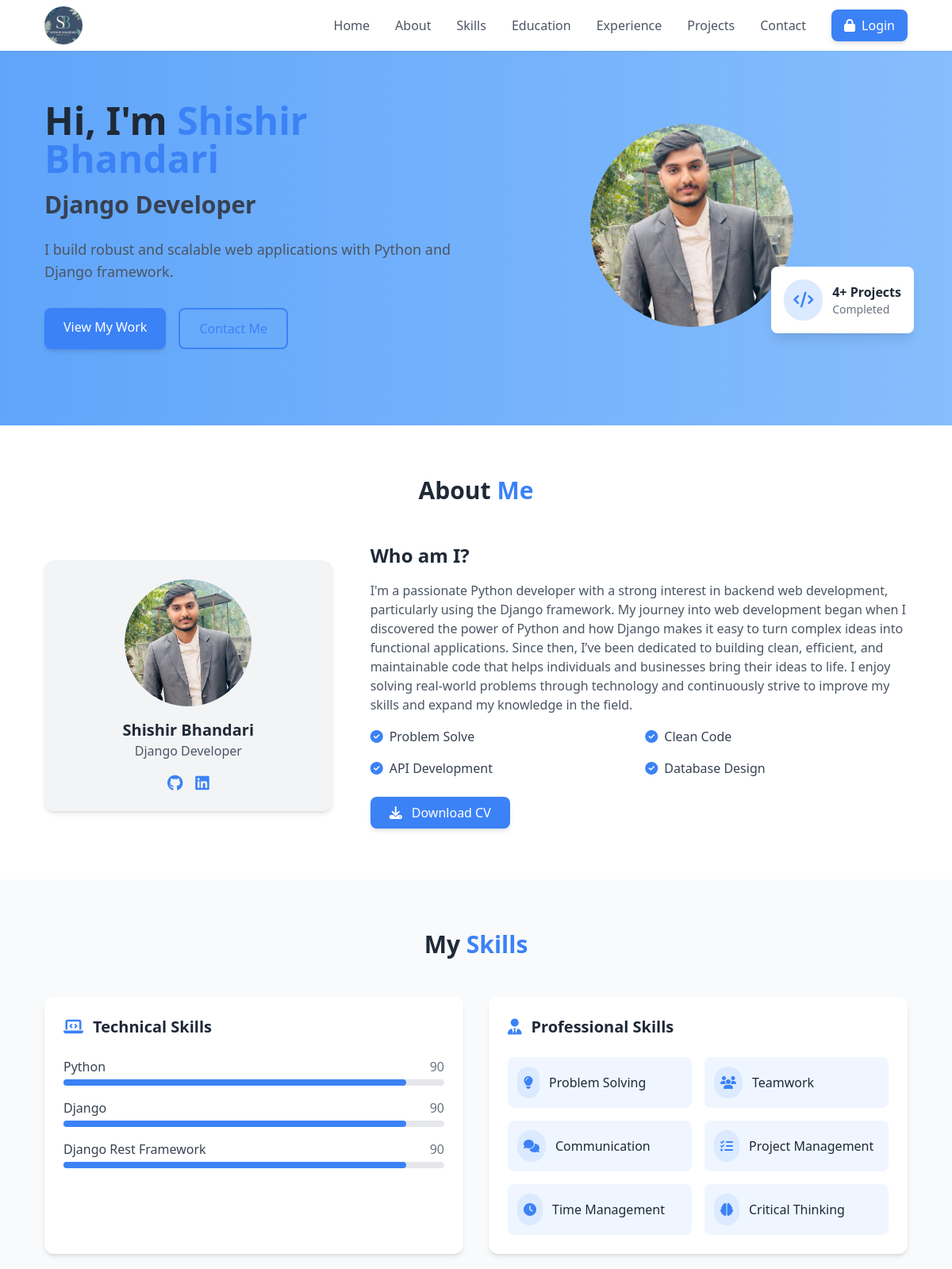
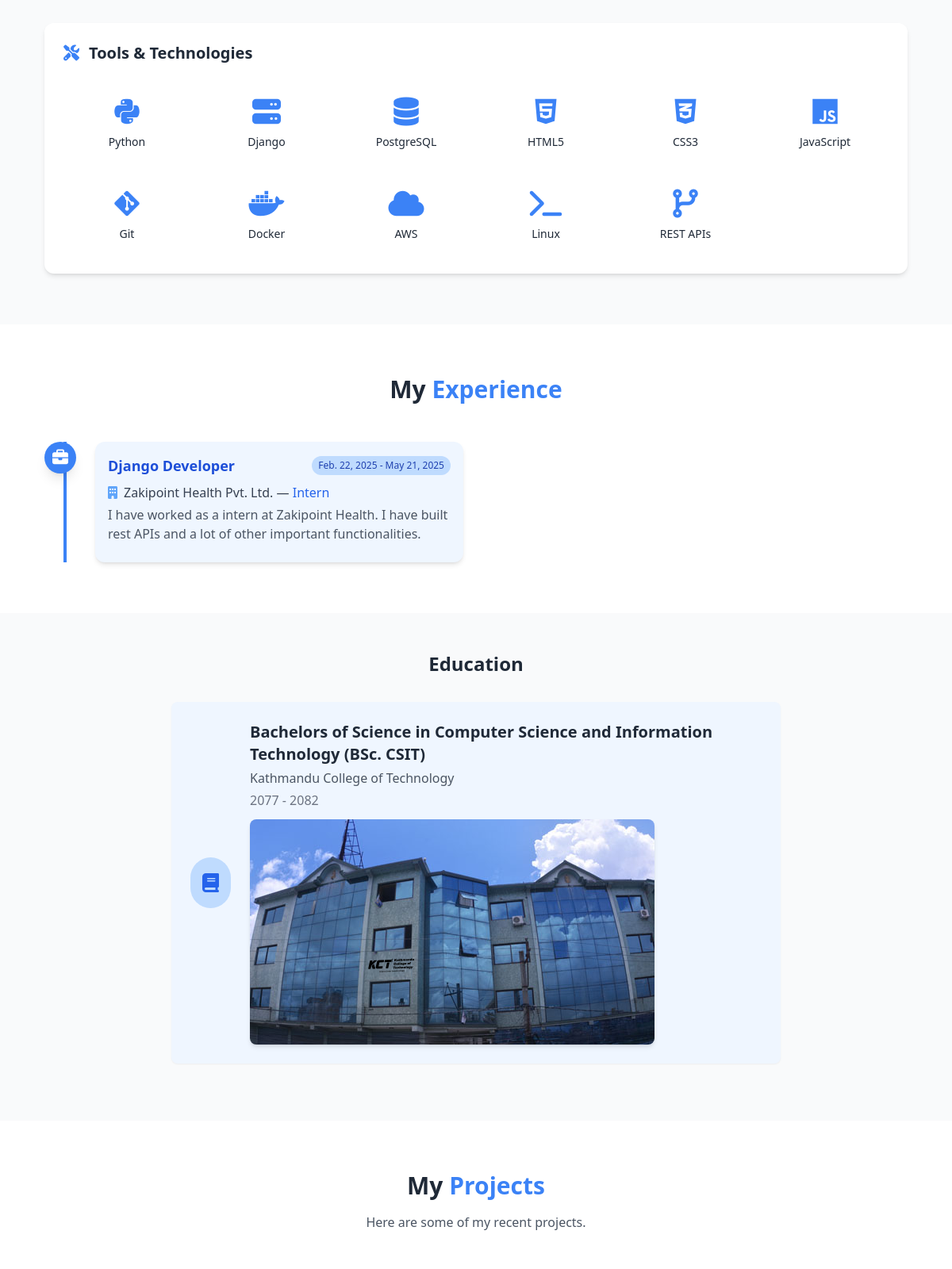
The page / (upper part) on the database its author committed (2 pictures, top to bottom).
### index/models.py (models this page shows, shortened)
class Portfolio(models.Model):
    name = models.CharField(max_length=100)
    title = models.CharField(max_length=200)
    logo = models.ImageField(upload_to='logo/')
    intro = models.TextField()
    description = models.TextField()
    skills = models.TextField()
    image = models.ImageField(upload_to='portfolio_images/')
    project_count = models.PositiveIntegerField(default=0)
    footer_text = models.TextField(max_length=200, blank=True, null=True)
    cv = models.FileField(upload_to='cv/', blank=True, null=True)

class TechnicalSkill(models.Model):
    name = models.CharField(max_length=100)
    proficiency = models.IntegerField()  # 0-100 scale

class ProfessionalSkill(models.Model):
    name = models.CharField(max_length=100)
    icon = models.CharField(max_length=100)

class Tools(models.Model):
    name = models.CharField(max_length=50)
    icon_class = models.CharField(max_length=50)

class Experience(models.Model):
    job_title = models.CharField(max_length=100)
    company = models.CharField(max_length=100)
    position = models.CharField(max_length=100)
    start_date = models.DateField()
    end_date = models.DateField(blank=True, null=True)
    description = models.TextField()

class education(models.Model):
    degree = models.CharField(max_length=100)
    institution = models.CharField(max_length=100)
    start_date = models.CharField()
    end_date = models.CharField(blank=True, null=True)
    description = models.TextField(blank=True, null=True)
    institution_image = models.ImageField(upload_to='education_images/')

### index/views.py (the view, shortened to what this page needs)
# urls.py: path('', index_view, name='index'),
def index_view(request):
    print("Index view called")
    contact_details = ContactDetails.objects.first()
    portfolio = Portfolio.objects.first()
    skills_list = []
    if portfolio.skills:
        skills_list = [skill.strip() for skill in portfolio.skills.split(',')]
    technical_skill = TechnicalSkill.objects.all()
    professional_skills = ProfessionalSkill.objects.all()
    tools = Tools.objects.all()
    education_list = education.objects.all()
    projects = Project.objects.all()  # Assuming you have a Project model
    experiences = Experience.objects.all()
    social = SocialLink.objects.first()
    print (f"Skills List: {skills_list}")
    return render(request, 'index.html', context={
        'contact_details': contact_details,
        'portfolio': portfolio,
        'technical_skill': technical_skill,
        'professional_skills': professional_skills,
        'skills_list': skills_list,
        'tools': tools,
        'experiences': experiences,
        'education_list': education_list,
        'projects': projects,
        'social': social,
    })

### templates/index.html (shortened to what this page needs)
{% extends 'base.html' %}
{% block content %}
<section id="home" class="pt-24 pb-16 md:pt-32 md:pb-24 moving-bg">
    <div class="max-w-6xl mx-auto px-4 sm:px-6 lg:px-8">
        <div class="md:flex items-center justify-between">
            <div class="md:w-1/2 animate-fade-in">
                <h1 class="text-4xl md:text-5xl font-bold text-gray-800 mb-4">
                    Hi, I'm <span class="text-blue-500">{{ portfolio.name }}</span>
                </h1>
                <h2 class="text-2xl md:text-3xl font-semibold text-gray-700 mb-6">{{ portfolio.title }}</h2>
                <p class="text-gray-600 mb-8 text-lg">{{ portfolio.intro }}</p>
                <div class="flex space-x-4">
                    <a href="#projects" class="bg-blue-500 hover:bg-blue-600 text-white px-6 py-3 rounded-lg font-medium transition shadow-md">View My Work</a>
                    <a href="#contact" class="border-2 border-blue-500 text-blue-500 hover:bg-blue-50 px-6 py-3 rounded-lg font-medium transition">Contact Me</a>
                </div>
            </div>
            <div class="hidden md:block md:w-1/2 animate-fade-in delay-100">
                <div class="relative">
                    <div class="w-64 h-64 bg-blue-400 rounded-full mx-auto overflow-hidden flex items-center justify-center">
                        {% if portfolio.image %}
                             <a href="{{ portfolio.image.url }}" target="_blank">
                                <img src="{{portfolio.image.url }}" alt="Profile" class="w-full h-full object-cover">
                            </a>
                        {% endif %}
                    </div>
                    <div class="absolute -bottom-2 -right-2 bg-white p-4 rounded-lg shadow-lg">
                        <div class="flex items-center">
                            <div class="bg-blue-100 p-3 rounded-full mr-3">
                                <i class="fas fa-code text-blue-500 text-xl"></i>
                            </div>
                            <div>
                                <p class="font-bold">{{ portfolio.project_count }}+ Projects</p>
                                <p class="text-sm text-gray-500">Completed</p>
                            </div>
                        </div>
                    </div>
                </div>
            </div>
        </div>
    </div>
</section>
<section id="about" class="py-16 bg-white">
    <div class="max-w-6xl mx-auto px-4 sm:px-6 lg:px-8">
        <h2 class="text-3xl font-bold text-center mb-12 animate-fade-in">About <span class="text-blue-500">Me</span></h2>
        <div class="md:flex items-center">
            <div class="md:w-1/3 mb-8 md:mb-0 animate-fade-in delay-100">
                <div class="bg-gray-100 rounded-xl p-6 shadow-md">
                    <div class="w-40 h-40 mx-auto bg-blue-200 rounded-full mb-4 overflow-hidden">
                        {% if portfolio.image %}
                        <a href="{{ portfolio.image.url }}" target="_blank">
                            <img src="{{ portfolio.image.url }}" alt="Profile Image" class="object-cover w-full h-full rounded-full" />
                        </a>
                        {% else %}
                            <div class="w-full h-full flex items-center justify-center text-4xl font-bold text-blue-600">SB</div>
                        {% endif %}
                    </div>
                    <h3 class="text-xl font-semibold text-center">{{ portfolio.name }}</h3>
                    <p class="text-gray-600 text-center">{{ portfolio.title }}</p>
                    <div class="flex justify-center space-x-4 mt-4">
                    {% if social.github %}
                        <a href="{{ social.github}}" class="text-blue-500 hover:text-blue-700"><i class="fab fa-github fa-lg"></i></a>
                    {% endif %}
                    {% if social.linkedin %}
                        <a href="{{ social.linkedin}}" class="text-blue-500 hover:text-blue-700"><i class="fab fa-linkedin fa-lg"></i></a>
                    {% endif %}
                    </div>
                </div>
            </div>
            <div class="md:w-2/3 md:pl-12 animate-fade-in delay-200">
                <h3 class="text-2xl font-semibold mb-4">Who am I?</h3>
                <p class="text-gray-600 mb-4">{{ portfolio.description }}</p>
                <div class="grid grid-cols-2 gap-4">
                    {% for skill in skills_list %}
                    <div class="flex items-center">
                        <i class="fas fa-check-circle text-blue-500 mr-2"></i>
                        <span class="text-gray-700">{{ skill }}</span>
                    </div>
                    {% endfor %}
                </div>
                <a href="{{ portfolio.cv.url }}" download class="inline-block mt-6 bg-blue-500 hover:bg-blue-600 text-white px-6 py-2 rounded-lg font-medium transition shadow-md">
                    <i class="fas fa-download mr-2"></i> Download CV
                </a
            </div>
        </div>
    </div>
</section>
<section id="skills" class="py-16 bg-gray-50">
    <div class="max-w-6xl mx-auto px-4 sm:px-6 lg:px-8">
        <h2 class="text-3xl font-bold text-center mb-12 animate-fade-in">
            My <span class="text-blue-500">Skills</span>
        </h2>
        <div class="grid md:grid-cols-2 gap-8 animate-fade-in delay-100">
            <div class="bg-white p-6 rounded-xl shadow-md">
                <h3 class="text-xl font-semibold mb-6 flex items-center">
                    <i class="fas fa-laptop-code text-blue-500 mr-3"></i>
                    Technical Skills
                </h3>
                <div class="space-y-4">
                    {% for skill in technical_skill %}
                    <div>
                        <div class="flex justify-between mb-1">
                            <span class="text-gray-700">{{ skill.name }}</span>
                            <span class="text-gray-500">{{ skill.proficiency }}</span>
                        </div>
                        <div class="w-full bg-gray-200 rounded-full h-2">
                            <div class="bg-blue-500 h-2 rounded-full" style="width: {{ skill.proficiency }}%"></div>
                        </div>
                    </div>
                    {% endfor %}
                </div>
            </div>
            <div class="bg-white p-6 rounded-xl shadow-md">
                <h3 class="text-xl font-semibold mb-6 flex items-center">
                    <i class="fas fa-user-tie text-blue-500 mr-3"></i>
                    Professional Skills
                </h3>
                <div class="grid grid-cols-2 gap-4">
                    {% for skill in professional_skills %}
                    <div class="flex items-center p-3 bg-blue-50 rounded-lg">
                        <div class="bg-blue-100 p-2 rounded-full mr-3">
                            <i class="{{ skill.icon }} text-blue-500"></i>
                        </div>
                        <span class="font-medium">{{ skill.name }}</span>
                    </div>
                    {% endfor %}
                </div>
            </div>
        </div>
       <div class="mt-12 bg-white p-6 rounded-xl shadow-md animate-fade-in delay-200">
            <h3 class="text-xl font-semibold mb-6 flex items-center">
                <i class="fas fa-tools text-blue-500 mr-3"></i>
                Tools & Technologies
            </h3>
            <div class="grid grid-cols-2 sm:grid-cols-3 md:grid-cols-4 lg:grid-cols-6 gap-4">
                {% for tool in tools %}
                    <div class="flex flex-col items-center p-4 hover:bg-blue-50 rounded-lg transition">
                        <i class="{{ tool.icon_class }} text-4xl text-blue-500 mb-2"></i>
                        <span class="text-sm">{{ tool.name }}</span>
                    </div>
                {% endfor %}
            </div>
        </div>
    </div>
</section>
        <section id="experience" class="py-16 bg-white">
            <div class="max-w-6xl mx-auto px-4 sm:px-6 lg:px-8">
                <h2 class="text-3xl font-bold text-center mb-12 animate-fade-in">My <span class="text-blue-500">Experience</span></h2>
                <div class="relative">
                    <div class="border-l-4 border-blue-500 absolute h-full left-6 top-0"></div>
                    <div class="grid md:grid-cols-2 gap-8 animate-fade-in delay-100">
                        {% for exp in experiences %}
                        <div class="flex items-start group">
                            <div class="flex-shrink-0">
                                <div class="w-10 h-10 bg-blue-500 rounded-full flex items-center justify-center shadow-lg group-hover:bg-blue-600 transition">
                                    <i class="fas fa-briefcase text-white text-xl"></i>
                                </div>
                            </div>
                            <div class="ml-6 bg-blue-50 p-4 rounded-xl shadow-md w-full">
                                <div class="flex justify-between items-center mb-2">
                                    <h3 class="text-lg font-semibold text-blue-700">{{ exp.job_title }}</h3>
                                    <span class="text-xs bg-blue-200 text-blue-800 px-2 py-1 rounded-full">{% if exp.start_date %}{{ exp.start_date }}{% endif %} - {% if exp.end_date %}{{ exp.end_date }}{% else %}Present{% endif %}</span>
                                </div>
                                <p class="text-gray-700 font-medium mb-1"><i class="fas fa-building mr-2 text-blue-400"></i>{{ exp.company }}{% if exp.position %} &mdash; <span class="text-blue-600">{{ exp.position }}</span>{% endif %}</p>
                                <p class="text-gray-600 mb-2">{{ exp.description }}</p>
                            </div>
                        </div>
                        {% endfor %}
                    </div>
                </div>
            </div>
        </section>
<section id="education" class="py-12">
    <h3 class="text-2xl font-bold text-center mb-8 education-title">Education</h3>
    <div class="education-list max-w-3xl mx-auto">
        {% for edu in education_list %}
        <div class="education-item bg-blue-50 rounded-lg p-6 mb-6 shadow-sm flex flex-col md:flex-row items-center">
            <div class="education-icon bg-blue-200 text-blue-600 rounded-full w-16 h-16 flex items-center justify-center text-2xl font-bold mr-0 md:mr-6 mb-4 md:mb-0">
                <i class="fa fa-book"></i>
            </div>
            <div class="education-details text-center md:text-left">
                <h4 class="text-xl font-semibold mb-1">{{ edu.degree }}</h4>
                <p class="text-gray-600 mb-1">{{ edu.institution }}</p>
                <p class="text-gray-500">{{ edu.start_date }} - {{ edu.end_date }} </p>
                {% if edu.institution_image %}
                    <img src="{{ edu.institution_image.url }}" alt="{{ edu.institution }}" class="mt-3 rounded-lg shadow-md">
                {% endif %}
            </div>
        </div>
        {% endfor %}
    </div>
</section>
<section id="projects" class="py-16 bg-white">
    <div class="max-w-6xl mx-auto px-4 sm:px-6 lg:px-8">
        <h2 class="text-3xl font-bold text-center mb-4 animate-fade-in">My <span class="text-blue-500">Projects</span></h2>
        <p class="text-gray-600 text-center mb-12 max-w-2xl mx-auto animate-fade-in delay-100">Here are some of my recent projects.</p>
    </div>
</section>
{% endblock %}

### templates/base.html (shortened to what this page needs)
<!DOCTYPE html>
<html lang="en">
<head>
    {% load static %}
    <script src="https://cdn.tailwindcss.com"></script>
    <link rel="stylesheet" href="https://cdnjs.cloudflare.com/ajax/libs/font-awesome/6.4.0/css/all.min.css">
    <link rel="stylesheet" href="{% static 'index.css' %}">
</head>
<body class="bg-gray-50 font-sans text-gray-800">
    <nav class="fixed w-full bg-white shadow-sm z-50">
        <div class="max-w-6xl mx-auto px-4 sm:px-6 lg:px-8">
            <div class="flex justify-between h-16">
                <div class="flex items-center">
                    <a href="#home" class="text-xl font-bold text-blue-500">
                        <span class="flex items-center space-x-2">
                            {% if portfolio.logo %}
                                <img src="{{ portfolio.logo.url }}" alt="Logo" class="w-15 h-12 rounded-full">
                            {% else %}
                                <span>Shishir<span class="text-gray-800">Bhandari</span></span>
                            {% endif %}
                        </span>
                    </a>
                </div>
                <div class="hidden md:flex items-center space-x-8">
                    <a href="/#home" class="nav-link text-gray-600 hover:text-blue-500 transition">Home</a>
                    <a href="/#about" class="nav-link text-gray-600 hover:text-blue-500 transition">About</a>
                    <a href="/#skills" class="nav-link text-gray-600 hover:text-blue-500 transition">Skills</a>
                    <a href="/#education" class="nav-link text-gray-600 hover:text-blue-500 transition">Education</a>
                    <a href="/#experience" class="nav-link text-gray-600 hover:text-blue-500 transition">Experience</a>
                    <a href="/#projects" class="nav-link text-gray-600 hover:text-blue-500 transition">Projects</a>
                    <a href="/#contact" class="nav-link text-gray-600 hover:text-blue-500 transition">Contact</a>
                    <a href="/admin" class="bg-blue-500 hover:bg-blue-600 text-white px-4 py-2 rounded-lg font-medium transition shadow-md ml-8 flex items-center">
                        <i class="fas fa-lock mr-2"></i>
                         Login
                    </a>
                </div>
            </div>
        </div>
    </nav>
    <main>
        {% block content %}
        {% endblock %}
    </main>
</body>
</html>

### rows shown on the page
Portfolio: logo (picture), name "Shishir Bhandari", title "Django Developer", intro "I build robust and scalable web applications with Python and Django framework.", image (picture), project_count "4", description "I'm a passionate Python developer with a strong interest in backend web development, particularly using the Django framework. My journey into web development began when I discovered the power of Python and how Django makes it easy to turn complex ideas into functional applications. Since then, I’ve been dedicated to building clean, efficient, and maintainable code that helps individuals and businesses bring their ideas to life. I enjoy solving real-world problems through technology and continuously strive to improve my skills and expand my knowledge in the field."
TechnicalSkill: name "Python", proficiency "90"
TechnicalSkill: name "Django", proficiency "90"
TechnicalSkill: name "Django Rest Framework", proficiency "90"
ProfessionalSkill: name "Problem Solving"
ProfessionalSkill: name "Teamwork"
ProfessionalSkill: name "Communication"
ProfessionalSkill: name "Project Management"
ProfessionalSkill: name "Time Management"
ProfessionalSkill: name "Critical Thinking"
Tools: name "Python"
Tools: name "Django"
Tools: name "PostgreSQL"
Tools: name "HTML5"
Tools: name "CSS3"
Tools: name "JavaScript"
Tools: name "Git"
Tools: name "Docker"
Tools: name "AWS"
Tools: name "Linux"
Tools: name "REST APIs"
Experience: job_title "Django Developer", start_date "Feb. 22, 2025", end_date "May 21, 2025", company "Zakipoint Health Pvt. Ltd.", position "Intern", description "I have worked as a intern at Zakipoint Health. I have built rest APIs and a lot of other important functionalities."
education: degree "Bachelors of Science in Computer Science and Information Technology (BSc. CSIT)", institution "Kathmandu College of Technology", start_date "2077", end_date "2082", institution_image (picture)

### other values the page prints
{{ skill }} "Problem Solve" "Clean Code" "API Development" "Database Design"
